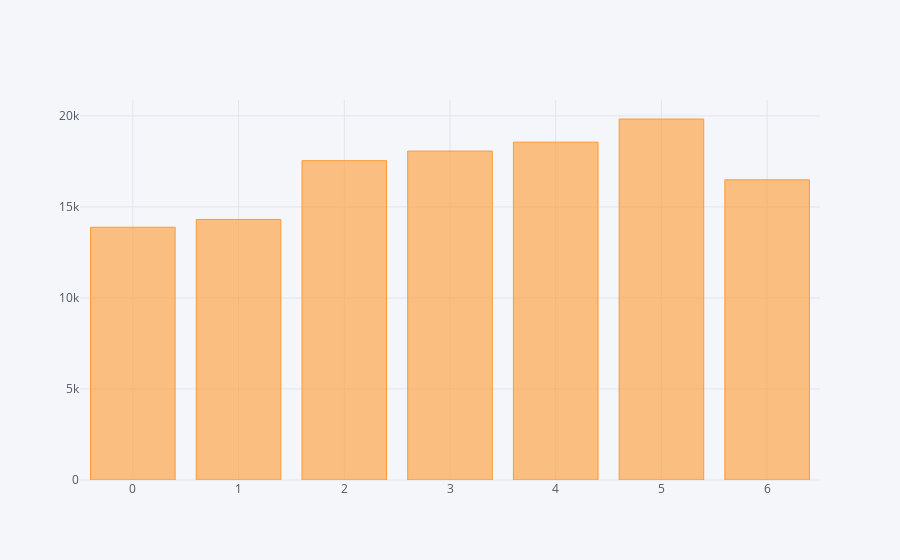

Notebook cell for this chart:
### Markdown cell above
- weekday별 trip 수

### Code cell
df.groupby('weekday')[['cnt']].mean().iplot(kind='bar')

### Figure 1 — Plotly figure (JSON) as saved in the notebook; plotly's stock layout.template omitted (floating-point values rounded to 4 significant figures)
{"data": [{"marker": {"color": "rgba(255, 153, 51, 0.6)", "line": {"color": "rgba(255, 153, 51, 1.0)", "width": 1}}, "name": "cnt", "orientation": "v", "text": "", "type": "bar", "uid": "8d114c42-402b-48f1-8095-c873ee53b351", "x": [0, 1, 2, 3, 4, 5, 6], "y": [13880.0, 14310.0, 17540.0, 18070.0, 18560.0, 19830.0, 16490.0]}], "layout": {"legend": {"bgcolor": "#F5F6F9", "font": {"color": "#4D5663"}}, "paper_bgcolor": "#F5F6F9", "plot_bgcolor": "#F5F6F9", "title": {"font": {"color": "#4D5663"}}, "xaxis": {"gridcolor": "#E1E5ED", "showgrid": true, "tickfont": {"color": "#4D5663"}, "title": {"font": {"color": "#4D5663"}, "text": ""}, "zerolinecolor": "#E1E5ED"}, "yaxis": {"gridcolor": "#E1E5ED", "showgrid": true, "tickfont": {"color": "#4D5663"}, "title": {"font": {"color": "#4D5663"}, "text": ""}, "zerolinecolor": "#E1E5ED"}}}
